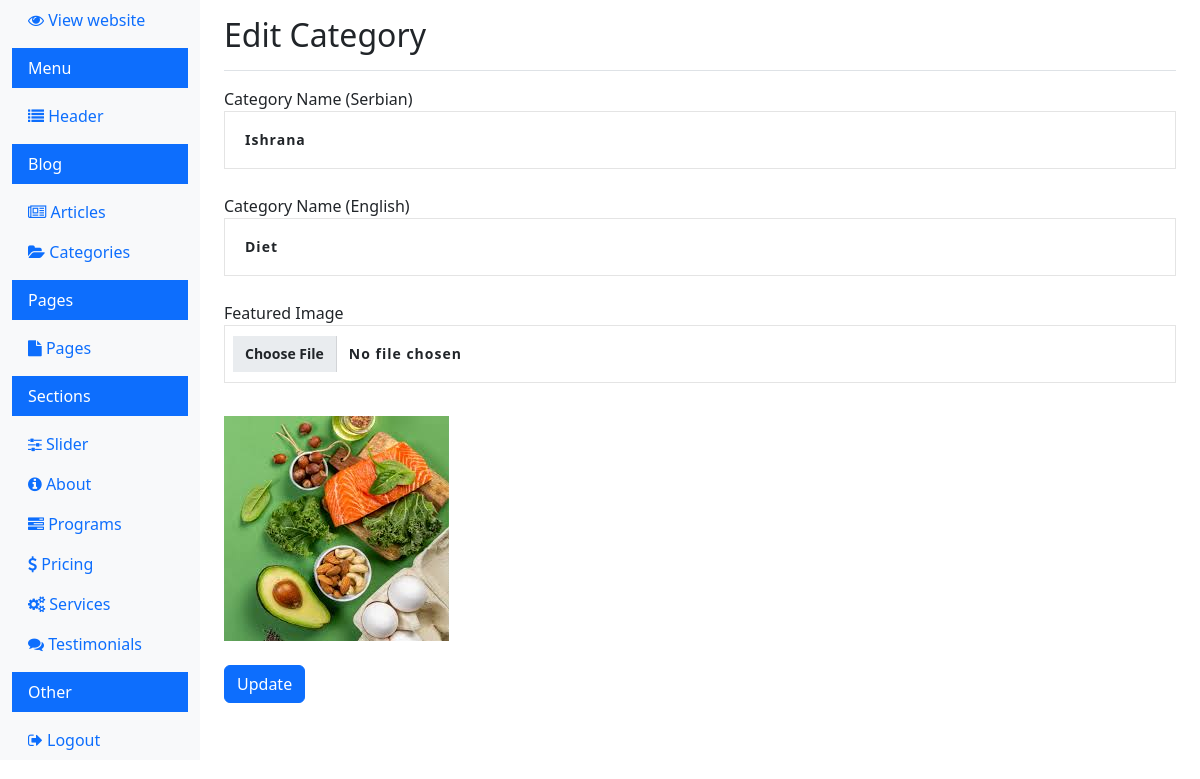
/dashboard/edit_category.php?id=666c37775b621 (signed in), run on the app's committed database.
### tables this page shows
CREATE TABLE IF NOT EXISTS `categories` (
  `id` int(11) NOT NULL AUTO_INCREMENT,
  `category_group_id` varchar(255) NOT NULL,
  `name` varchar(255) NOT NULL,
  `featured_image` varchar(255) DEFAULT NULL,
  `language` varchar(10) NOT NULL DEFAULT 'en',
  PRIMARY KEY (`id`)
);

### dashboard/edit_category.php (the view, shortened to what this page needs)
<?php
$category_group_id = $_GET['id'];
$conn = new mysqli(DB_HOST, DB_USER, DB_PASS, DB_NAME);
$sql = "SELECT name, featured_image, language FROM categories WHERE category_group_id = ?";
$stmt = $conn->prepare($sql);
$stmt->bind_param("s", $category_group_id);
$stmt->execute();
$stmt->bind_result($name, $featured_image, $language);
$categories = [];
while ($stmt->fetch()) {
    $categories[$language] = ['name' => $name, 'featured_image' => $featured_image];
}
?>
<!doctype html>
<html lang="en">
<head>
    <link rel="stylesheet" href="../css/bootstrap.min.css">
    <link rel="stylesheet" href="https://cdnjs.cloudflare.com/ajax/libs/font-awesome/4.7.0/css/font-awesome.min.css">
    <link rel="stylesheet" href="../css/style.css">
</head>
<body>
    <div class="container-fluid">
        <div class="row">
            <?php include 'navigation.php'; ?>
            <main role="main" class="col-md-9 ms-sm-auto col-lg-10 px-md-4">
                <div class="d-flex justify-content-between flex-wrap flex-md-nowrap align-items-center pt-3 pb-2 mb-3 border-bottom">
                    <h1 class="h2">Edit Category</h1>
                </div>
                <form method="post" enctype="multipart/form-data">
                    <div class="form-group">
                        <label for="name_sr">Category Name (Serbian)</label>
                        <input type="text" class="form-control" id="name_sr" name="name_sr" value="<?php echo htmlspecialchars($categories['sr']['name']); ?>" required>
                    </div>
                    <div class="form-group">
                        <label for="name_en">Category Name (English)</label>
                        <input type="text" class="form-control" id="name_en" name="name_en" value="<?php echo htmlspecialchars($categories['en']['name']); ?>" required>
                    </div>
                    <div class="form-group">
                        <label for="featured_image">Featured Image</label>
                        <input type="file" class="form-control" id="featured_image" name="featured_image" accept="image/*">
                        <?php if ($categories['sr']['featured_image']) : ?>
                            <img src="../<?php echo htmlspecialchars($categories['sr']['featured_image']); ?>" class="img-fluid mt-2" alt="Featured Image">
                        <?php endif; ?>
                    </div>
                    <button type="submit" class="btn btn-primary mt-4">Update</button>
                </form>
            </main>
        </div>
    </div>
</body>
</html>

### css/style.css (style rules this page uses)
.form-control { background-color: #fff; line-height: 24px; padding: 16px 20px; font-size: 14px; font-weight: 600; border: 0; border-radius: 0px; border: 1px solid rgba(119,119,119,.2); margin-bottom: 25px; width: 100%; letter-spacing: 1px; font-family: var(--pbmit-heading-typography-font-family); }
.form-control::placeholder { color: #999; }

### data on the page
categories: name_sr "Ishrana", featured_image (picture)
categories: name_en "Diet"
